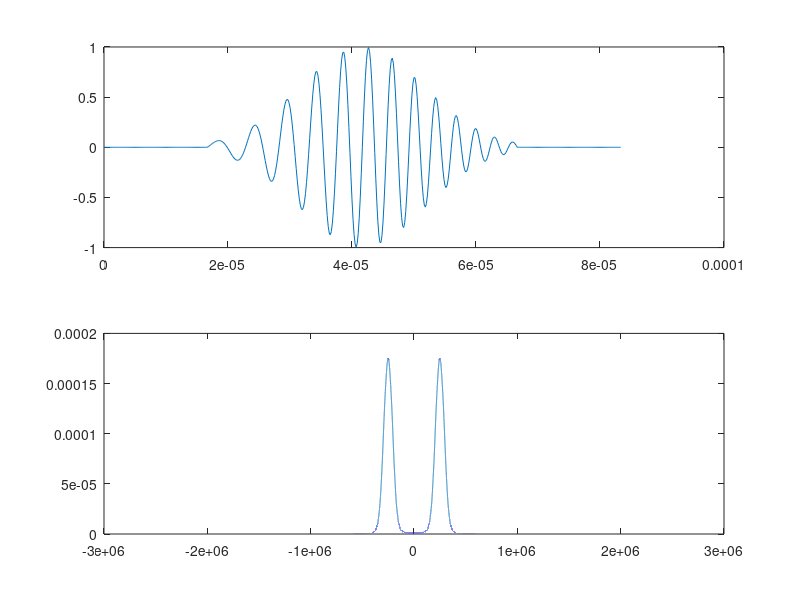

The MATLAB source for this figure: (Note: this script raises an error after producing the figure.)
%% Plane wave normal incidence frequency response
reflection = false;

%% Generate the chirp pulse
fs = 6e6;
tend = 50e-6;
t = (0:1/fs:tend)';
f0 = 150e3;
f1 = 350e3;

% Real chirp
wndw = gausswin(length(t));
y = wndw.*chirp(t, f0, tend, f1, 'linear', 270);
y = [zeros(100, 1); y; zeros(100, 1)];
t = (0:length(y)-1)/fs';
% Analytic chirp
% alpha = (f1-f0)/tend;
% wndw = gausswin(length(t));
% y = wndw.*exp(-1j*2*pi*alpha*t.^2/2);

% Filter the pulse
% n = 10;
% [z, p, k] = butter(n, 2*f0/fs, 'high');
% [sos, g] = zp2sos(z,p,k);
% y = filtfilt(sos, g, y);

nfft = 2^18;
f = fftshift((-nfft/2:nfft/2-1)*fs/nfft);
Y = ifft(y, nfft);
figure
subplot(211)
plot(t, real(y))
subplot(212)
plot(fftshift(f), fftshift(abs(Y)))

%% Do the whole she bang
idfneg = f<0;
idfpos = f>0;
R = zeros(length(f), 1);
T = zeros(length(f), 1);

fmin = min(f(idfneg));

rho_fluid = 1000;
v_fluid = 1500;
v = 0.4;
for i = 1:length(v)
    %% Fluid-fluid-fluid model
    fluid1 = struct('v', v_fluid, 'density', rho_fluid);
    % fluid1 = struct('v', 340, 'density', 1000);
    fluid3 = fluid1;
    layer = struct('v', 5850, 'density', 7850, 'vShear', 3218);
    theta = v(i);
    %theta = 1e-4;
    d = 10.15e-3;
    
    % Fluid-solid-fluid model
    model = MultiLayerModel(fluid1, layer, fluid3, d);
    
    tic
    [V, W, K, tL, tS] = analyticRT(f, theta, model);
    toc
    tic
    [R(idfpos), T(idfpos), KK, ttL, ttS] = fluidSolidFluidReflectionCoefficient(f(idfpos), theta, model);
    [R_minf, T_minf] = fluidSolidFluidReflectionCoefficient(abs(fmin), theta, model);
    R(idfneg) = conj(flipud([R(idfpos); R_minf]));
    T(idfneg) = conj(flipud([T(idfpos); T_minf]));
    T(f==0) = 1;
    toc
    % V(idfpos) = zeros(size(V(idfpos)));
    % T(idfpos) = zeros(size(T(idfpos)));
    
    %% Convolve the pulse and the reflection coefficient
    if reflection
        T = V(:);
    else
        T = W(:);
    end
    
    x = fft(Y(:).*T(:), nfft);
    xprd = abs(ifft(x.*hann(length(x)), nfft)).^2;
    tailstart = 800;
    tailend = 1200;
    xtailprd = abs(ifft(x(tailstart:tailend).*hann(tailend-tailstart+1), nfft)).^2;
    tx = (0:nfft-1)/fs;
    
    if i == 1
        [axEcho, axTail] = plotSignal(tx, x, tx(tailstart:tailend), x(tailstart:tailend),...
            f, xprd, xtailprd, 0.5/d*[(1:2)*layer.v, 3*layer.vShear]);
    else    
        plotSignal(tx, x, tx(tailstart:end), x(tailstart:end),...
            f, xprd, xtailprd, 0.5/d*[(1:2)*layer.v, 3*layer.vShear], axEcho, axTail);
    end
     
end
